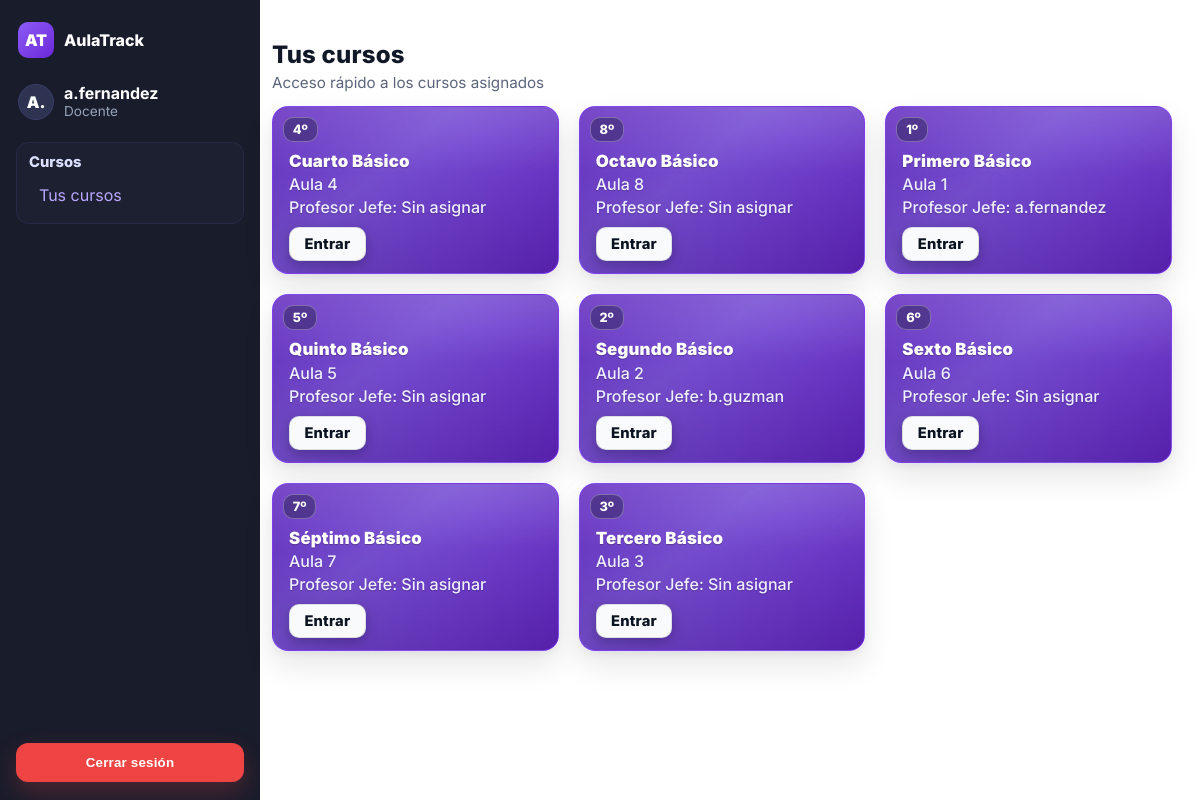
/ (signed in), run on an earlier commit of the app's database.
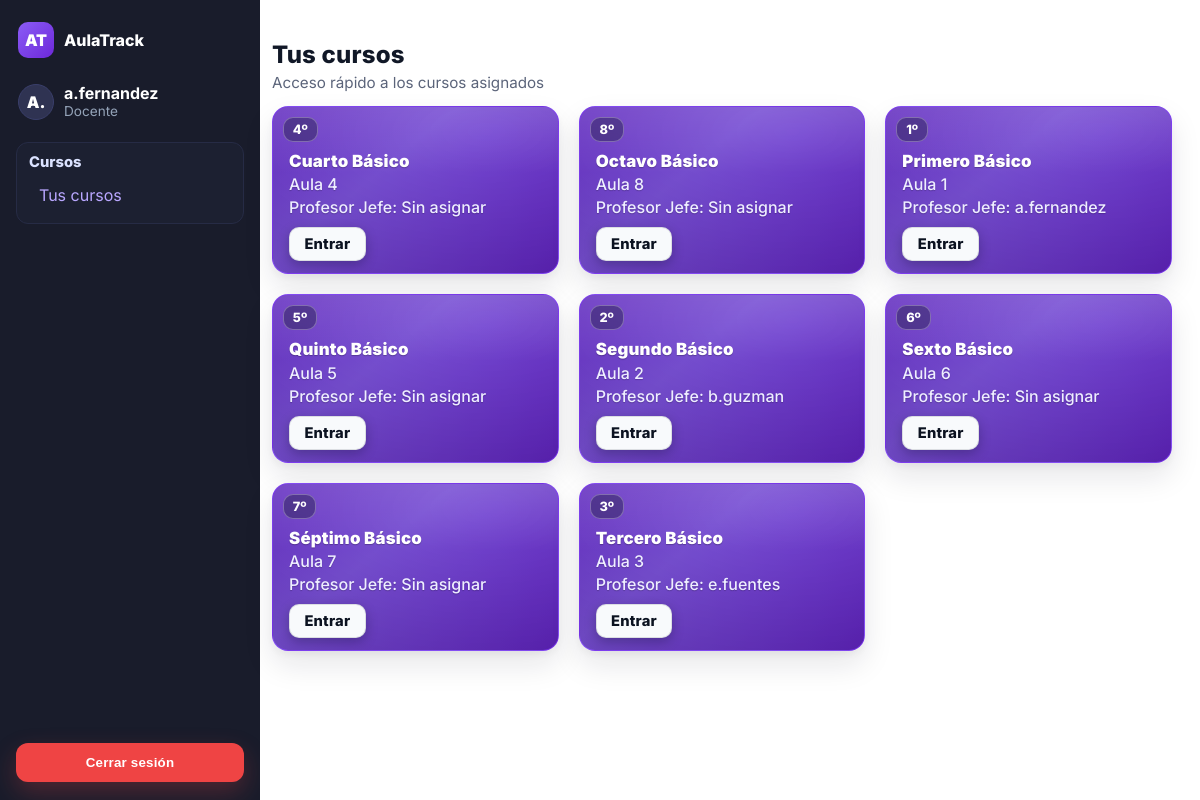
And on a later commit of the database.
### usuarios/models.py (models this page shows, shortened)
class Perfil(models.Model):
    ROLE_DOCENTE = 'docente'
    ROLE_UTP = 'utp'
    ROLE_INSPECTOR = 'inspector'
    ROLE_CHOICES = [
        (ROLE_DOCENTE, 'Docente'),
        (ROLE_UTP, 'UTP'),
        (ROLE_INSPECTOR, 'Inspector'),
    ]
    user = models.OneToOneField(User, on_delete=models.CASCADE, related_name='perfil')
    role = models.CharField(max_length=20, choices=ROLE_CHOICES)

class Curso(models.Model):
    año = models.CharField(max_length=15)
    nombre = models.CharField(max_length=30)
    asignaturas = models.ManyToManyField('Asignatura', blank=True)
    profesor_jefe = models.ForeignKey(
        User,
        on_delete=models.CASCADE,
        null=True,
        blank=True,
        limit_choices_to={'perfil__role': 'docente'},
        related_name='cursos_como_profesor_jefe'
    )
    sala = models.CharField(max_length=10)
    class Meta:
        constraints = [
            models.UniqueConstraint(
                Lower('año'), Lower('nombre'), Lower('sala'),
                name='uniq_curso_anio_nombre_sala_ci'
            )
        ]

### usuarios/views.py (the view, shortened to what this page needs)
# urls.py: path('', home, name='home'),
def home(request):
    cursos_asignados = None
    cursos_todos = None
    if hasattr(request.user, 'perfil'):
        role = request.user.perfil.role
        if role == 'docente':
            cursos_asignados = (
                Curso.objects.filter(
                    Q(docentecurso__docente=request.user) |
                    Q(asignaturas__profesor=request.user)
                )
                .select_related('profesor_jefe')
                .prefetch_related('asignaturas')
                .distinct()
                .order_by('nombre')
            )
    return render(request, 'home.html', {
        'cursos_asignados': cursos_asignados,
        'cursos_todos': cursos_todos,
    })

### usuarios/templates/home.html (shortened to what this page needs)
{% extends "base.html" %}
{% load static %}
{% block extra_css %}
<link rel="stylesheet" href="{% static 'css/home.css' %}">
{% endblock %}
{% block content %}
<div>
  <div class="sectionTitle">Tus cursos</div>
  <div class="hint">Acceso rápido a los cursos asignados</div>
</div>
<div class="courses">
  {% if cursos_asignados %}
    {% for asignacion in cursos_asignados %}
      <article class="courseCard" tabindex="0">
        <span class="badge">{{ asignacion.curso.año|default:asignacion.año }}</span>
        <div class="title">{{ asignacion.curso.nombre|default:asignacion.nombre }}</div>
        <div class="meta">Aula {{ asignacion.curso.sala|default:asignacion.sala }}</div>
        <div class="meta">Profesor Jefe:
          {% if asignacion.curso.profesor_jefe %}
            {{ asignacion.curso.profesor_jefe.username }}
          {% elif asignacion.profesor_jefe %}
            {{ asignacion.profesor_jefe.username }}
          {% else %}
            Sin asignar
          {% endif %}
        </div>
        <div class="actions">
          <a href="{% url 'curso' asignacion.curso.id|default:asignacion.id %}" class="btn btn-primary">Entrar</a>
        </div>
      </article>
    {% endfor %}
  {% elif user.perfil.role == 'docente' %}
    <p class="muted">No tienes cursos asignados.</p>
  {% endif %}
</div>
{% endblock %}

### usuarios/templates/base.html (shortened to what this page needs)
{% load static %}
<!DOCTYPE html>
<html lang="es">
  <head>
    <link rel="stylesheet" href="{% static 'css/base.css' %}">
    {% block extra_css %}{% endblock %}
  </head>
  <body>
    <main class="app">
      <aside class="sidebar" aria-label="Barra lateral">
        <div class="sidebar-top">
          <div class="brand">
            <div class="logo" aria-hidden="true">AT</div>
            <div class="name">AulaTrack</div>
          </div>
          <div class="profile" aria-label="Perfil usuario">
            <div class="avatar" aria-hidden="true">
              {{ user.username|slice:":2"|upper }}
            </div>
            <div>
              <div class="docente">{{ user.username }}</div>
              <div class="rol">{{ user.perfil.role|title|default:"Sin rol" }}</div>
            </div>
          </div>
          <nav aria-label="Menú principal" class="menu">
            <div class="nav-section">
              <h4>Cursos</h4>
              <ul>
                <li><a href="{% url 'home' %}">Tus cursos</a></li>
              </ul>
            </div>
          </nav>
        </div>
        {% if user.is_authenticated %}
        <div class="logout">
          <form method="post" action="{% url 'logout' %}">
            <button type="submit" class="logout-btn">Cerrar sesión</button>
          </form>
        </div>
        {% endif %}
      </aside>
      <section class="main">
        <div class="content">
          {% block content %}{% endblock %}
        </div>
      </section>
    </main>
  </body>
</html>

### usuarios/static/css/base.css (style rules this page uses)
:root { --brand-300:#c084fc; --brand-400:#b072ff; --brand-500:#a855f7; --brand-600:#8b5cf6; --brand-700:#7c3aed; --brand-800:#6d28d9; --bg-900:#141725; --bg-800:#191c2b; --bg-700:#1f2333; --panel:#23273a; --panel-2:#2b3050; --txt-100:#f3f4f6; --txt-200:#e5e7eb; --txt-400:#cbd5e1; --txt-600:#94a3b8; --success:#22c55e; --warning:#f59e0b; --danger:#ef4444; --ring: rgba(168,85,247,.45); --shadow: 0 10px 30px rgba(0,0,0,.35); --radius: 14px; }
* { box-sizing:border-box }
html,body { height:100% }
body { margin:0; font-family: Inter, system-ui, -apple-system, Segoe UI, Roboto, Helvetica, Arial, sans-serif; color:var(--txt-200); background:var(--bg-900); }
a { color:var(--brand-400);text-decoration:none }
.sectionTitle { font-size:1.35rem;font-weight:800;color:#fff }
.hint { color:var(--txt-600) }
.app { display:grid; grid-template-columns:260px 1fr; min-height:100vh; }
.main { background:var(--bg-700); padding:24px 28px 28px 12px; }
.content { max-width:none;width:100%;margin:0 }
.sidebar { background:var(--bg-800); color:var(--txt-200); width:260px; height:100vh; display:flex; flex-direction:column; padding:18px 16px; }
.sidebar-top { display:flex; flex-direction:column; gap:16px; flex:1; }
.brand { display:flex;align-items:center;gap:10px; font-weight:800;color:#fff;margin:4px 2px 4px; }
.brand .logo { width:36px;height:36px;display:grid;place-items:center;border-radius:10px; background:linear-gradient(135deg,var(--brand-600),var(--brand-800)); color:#fff;font-weight:900; }
.profile { display:flex;gap:10px;align-items:center; margin:6px 2px 2px; }
.profile .avatar { width:36px;height:36px;border-radius:999px;display:grid;place-items:center; background:#2f3352;color:#fff;font-weight:900;border:1px solid #3a3f6b; }
.profile .docente { color:#fff;font-weight:700;line-height:1.1 }
.profile .rol { color:var(--txt-600);font-size:.85rem }
.menu { margin-top:4px }
.nav-section { background:#1c2031; border:1px solid #262b45; border-radius:12px; padding:10px 12px; }
.nav-section h4 { margin:0 0 6px; color:#dbe2ff; font-weight:800; font-size:.92rem; }
.nav-section ul { list-style:none; margin:0; padding:0; display:grid; gap:4px; }
.nav-section a { display:block; padding:8px 10px; border-radius:10px; color:#b9a7ff; }
.logout { margin-top:12px; }
.sidebar .logout-btn { width:100%; padding:.75rem 1rem; border:0; border-radius:12px; background: var(--danger); color:#fff; font-weight:800; letter-spacing:.2px; cursor:pointer; transition: background .2s ease, transform .05s ease, box-shadow .2s ease; box-shadow:0 10px 24px rgba(239,68,68,.25); }
.topCta,.cta,.btn { display:inline-flex;align-items:center;justify-content:center; gap:.5rem;padding:.6rem 1rem;border-radius:999px;border:0;cursor:pointer;font-weight:700; transition:transform .05s ease, box-shadow .2s ease, background .2s ease; }
.topCta,.btn-primary { color:#fff;background:linear-gradient(135deg,var(--brand-600),var(--brand-700)); box-shadow:0 8px 20px rgba(124,58,237,.35); }
.badge { display:inline-flex;align-items:center;gap:.35rem; padding:.25rem .55rem;border-radius:999px;font-size:.75rem;font-weight:800 }

What changed in the data, as far as the page shows it:
changed Curso "Tercero Básico": profesor_jefe.username (not shown) → "e.fuentes"; no longer shows "Sin asignar"
